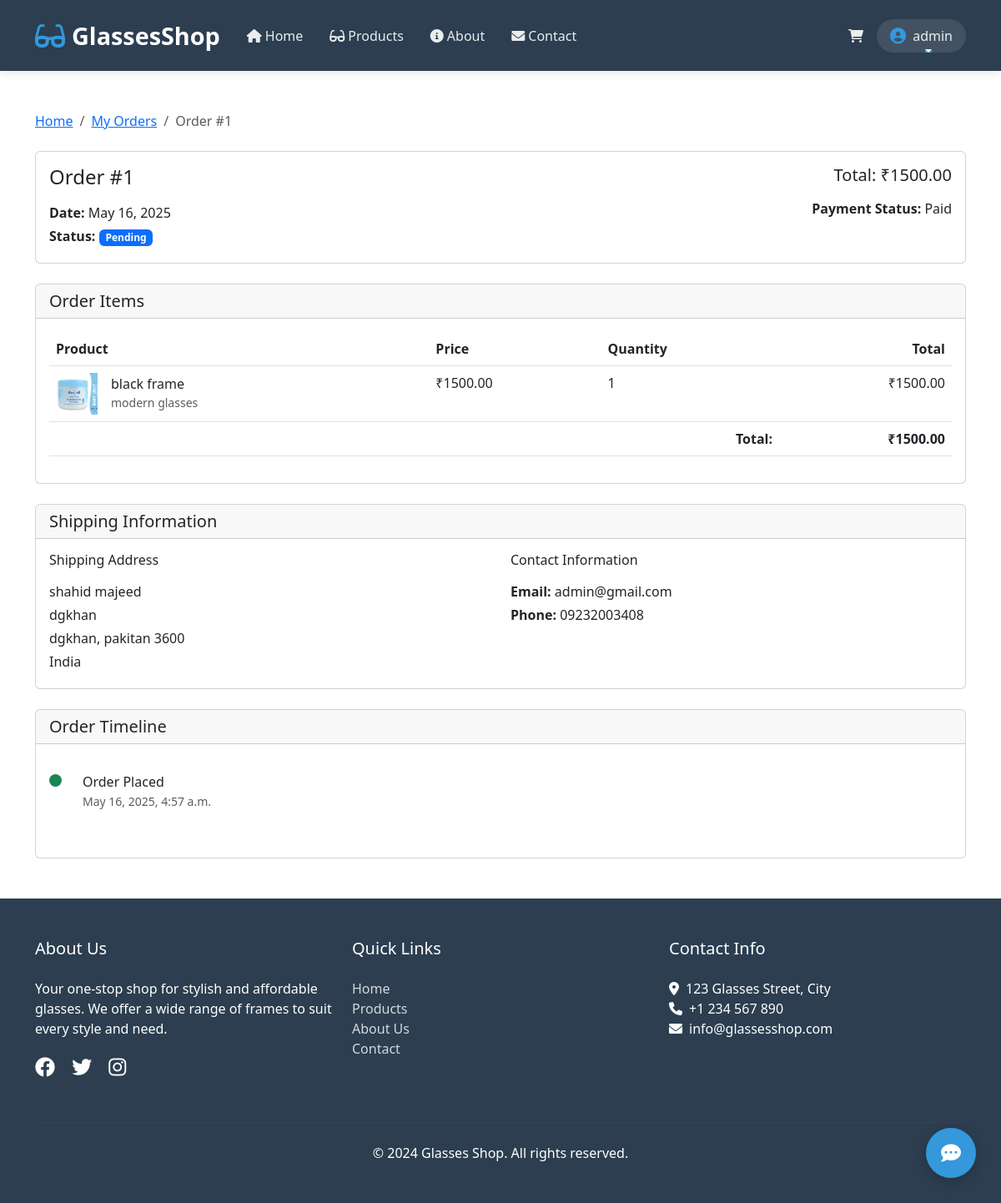
The page /order/1/ (signed in) on the database its author committed.
### glassesapp/models.py (models this page shows, shortened)
class Order(models.Model):
    STATUS_CHOICES = [
        ('pending', 'Pending'),
        ('processing', 'Processing'),
        ('shipped', 'Shipped'),
        ('delivered', 'Delivered'),
        ('cancelled', 'Cancelled'),
    ]
    user = models.ForeignKey(User, on_delete=models.CASCADE, related_name='orders')
    first_name = models.CharField(max_length=100)
    last_name = models.CharField(max_length=100)
    email = models.EmailField()
    phone = models.CharField(max_length=20)
    shipping_address = models.CharField(max_length=255)
    shipping_city = models.CharField(max_length=100)
    shipping_state = models.CharField(max_length=100)
    shipping_zip = models.CharField(max_length=20)
    shipping_country = models.CharField(max_length=100)
    total_price = models.DecimalField(max_digits=10, decimal_places=2)
    status = models.CharField(max_length=20, choices=STATUS_CHOICES, default='pending')
    created_at = models.DateTimeField(auto_now_add=True)
    updated_at = models.DateTimeField(auto_now=True)

class OrderItem(models.Model):
    order = models.ForeignKey(Order, on_delete=models.CASCADE, related_name='items')
    product = models.ForeignKey(Product, on_delete=models.CASCADE)
    quantity = models.PositiveIntegerField()
    price = models.DecimalField(max_digits=10, decimal_places=2)
    created_at = models.DateTimeField(auto_now_add=True)
    @property
    def total_price(self):
        return self.quantity * self.price

class Product(models.Model):
    name = models.CharField(max_length=200)
    slug = models.SlugField(unique=True, blank=True)
    category = models.ForeignKey(Category, on_delete=models.CASCADE, related_name='products')
    description = models.TextField()
    price = models.DecimalField(max_digits=10, decimal_places=2)  # Price in Rs
    stock = models.PositiveIntegerField(default=0)
    is_available = models.BooleanField(default=True)
    created_at = models.DateTimeField(auto_now_add=True)
    updated_at = models.DateTimeField(auto_now=True)

class ProductImage(models.Model):
    product = models.ForeignKey(Product, on_delete=models.CASCADE, related_name='images')
    image = models.ImageField(upload_to='products/')
    is_primary = models.BooleanField(default=False)
    created_at = models.DateTimeField(auto_now_add=True)

class Category(models.Model):
    name = models.CharField(max_length=100)
    slug = models.SlugField(unique=True, blank=True)
    description = models.TextField(blank=True)
    created_at = models.DateTimeField(auto_now_add=True)
    class Meta:
        verbose_name_plural = "Categories"

### glassesapp/views.py (the view)
# urls.py: path('order/<int:order_id>/', views.order_detail, name='order_detail'),
@login_required
def order_detail(request, order_id):
    order = get_object_or_404(Order, id=order_id, user=request.user)
    return render(request, 'glassesapp/order_detail.html', {
        'order': order
    })

### glassesapp/templates/glassesapp/order_detail.html (shortened to what this page needs)
{% extends 'glassesapp/base.html' %}
{% block content %}
<div class="container py-5">
    <nav aria-label="breadcrumb" class="mb-4">
        <ol class="breadcrumb">
            <li class="breadcrumb-item"><a href="{% url 'home' %}">Home</a></li>
            <li class="breadcrumb-item"><a href="{% url 'profile' %}#orders">My Orders</a></li>
            <li class="breadcrumb-item active" aria-current="page">Order #{{ order.id }}</li>
        </ol>
    </nav>
    <div class="card mb-4">
        <div class="card-body">
            <div class="row">
                <div class="col-md-6">
                    <h4 class="mb-3">Order #{{ order.id }}</h4>
                    <p class="mb-1"><strong>Date:</strong> {{ order.created_at|date:"F j, Y" }}</p>
                    <p class="mb-1"><strong>Status:</strong>
                        <span class="badge {% if order.status == 'delivered' %}bg-success{% elif order.status == 'cancelled' %}bg-danger{% else %}bg-primary{% endif %}">
                            {{ order.get_status_display }}
                        </span>
                    </p>
                </div>
                <div class="col-md-6 text-md-end">
                    <h5 class="mb-3">Total: ₹{{ order.total_price }}</h5>
                    <p class="mb-1"><strong>Payment Status:</strong> Paid</p>
                </div>
            </div>
        </div>
    </div>
    <div class="card mb-4">
        <div class="card-header">
            <h5 class="mb-0">Order Items</h5>
        </div>
        <div class="card-body">
            <div class="table-responsive">
                <table class="table">
                    <thead>
                        <tr>
                            <th>Product</th>
                            <th>Price</th>
                            <th>Quantity</th>
                            <th class="text-end">Total</th>
                        </tr>
                    </thead>
                    <tbody>
                        {% for item in order.items.all %}
                        <tr>
                            <td>
                                <div class="d-flex align-items-center">
                                    {% if item.product.images.exists %}
                                    <img src="{{ item.product.images.first.image.url }}" alt="{{ item.product.name }}" class="me-3" style="width: 50px; height: 50px; object-fit: cover;">
                                    {% endif %}
                                    <div>
                                        <h6 class="mb-0">{{ item.product.name }}</h6>
                                        <small class="text-muted">{{ item.product.category.name }}</small>
                                    </div>
                                </div>
                            </td>
                            <td>₹{{ item.price }}</td>
                            <td>{{ item.quantity }}</td>
                            <td class="text-end">₹{{ item.total_price }}</td>
                        </tr>
                        {% endfor %}
                    </tbody>
                    <tfoot>
                        <tr>
                            <td colspan="3" class="text-end"><strong>Total:</strong></td>
                            <td class="text-end"><strong>₹{{ order.total_price }}</strong></td>
                        </tr>
                    </tfoot>
                </table>
            </div>
        </div>
    </div>
    <div class="card mb-4">
        <div class="card-header">
            <h5 class="mb-0">Shipping Information</h5>
        </div>
        <div class="card-body">
            <div class="row">
                <div class="col-md-6">
                    <h6 class="mb-3">Shipping Address</h6>
                    <p class="mb-1">{{ order.first_name }} {{ order.last_name }}</p>
                    <p class="mb-1">{{ order.shipping_address }}</p>
                    <p class="mb-1">{{ order.shipping_city }}, {{ order.shipping_state }} {{ order.shipping_zip }}</p>
                    <p class="mb-1">{{ order.shipping_country }}</p>
                </div>
                <div class="col-md-6">
                    <h6 class="mb-3">Contact Information</h6>
                    <p class="mb-1"><strong>Email:</strong> {{ order.email }}</p>
                    <p class="mb-1"><strong>Phone:</strong> {{ order.phone }}</p>
                </div>
            </div>
        </div>
    </div>
    <div class="card">
        <div class="card-header">
            <h5 class="mb-0">Order Timeline</h5>
        </div>
        <div class="card-body">
            <div class="timeline">
                <div class="timeline-item">
                    <div class="timeline-marker bg-success"></div>
                    <div class="timeline-content">
                        <h6 class="mb-0">Order Placed</h6>
                        <small class="text-muted">{{ order.created_at|date:"F j, Y, g:i a" }}</small>
                    </div>
                </div>
            </div>
        </div>
    </div>
</div>
{% endblock %}

### glassesapp/templates/glassesapp/base.html (shortened to what this page needs)
{% load static %}
<!DOCTYPE html>
<html lang="en">
<head>
    <link href="https://cdn.jsdelivr.net/npm/bootstrap@5.3.0/dist/css/bootstrap.min.css" rel="stylesheet">
    <link href="https://cdnjs.cloudflare.com/ajax/libs/font-awesome/6.0.0/css/all.min.css" rel="stylesheet">
    <link href="https://cdnjs.cloudflare.com/ajax/libs/animate.css/4.1.1/animate.min.css" rel="stylesheet">
</head>
<body>
    <nav class="navbar navbar-expand-lg navbar-dark">
        <div class="container">
            <a class="navbar-brand" href="{% url 'home' %}">
                <i class="fas fa-glasses"></i>
                <span>Glasses<span class="text-accent">Shop</span></span>
            </a>
            <div class="collapse navbar-collapse" id="navbarNav">
                <ul class="navbar-nav me-auto">
                    <li class="nav-item">
                        <a class="nav-link" href="{% url 'home' %}">
                            <i class="fas fa-home me-1"></i>Home
                        </a>
                    </li>
                    <li class="nav-item">
                        <a class="nav-link" href="{% url 'product_list' %}">
                            <i class="fas fa-glasses me-1"></i>Products
                        </a>
                    </li>
                    <li class="nav-item">
                        <a class="nav-link" href="{% url 'about' %}">
                            <i class="fas fa-info-circle me-1"></i>About
                        </a>
                    </li>
                    <li class="nav-item">
                        <a class="nav-link" href="{% url 'contact' %}">
                            <i class="fas fa-envelope me-1"></i>Contact
                        </a>
                    </li>
                </ul>
                <ul class="navbar-nav">
                    {% if user.is_authenticated %}
                    <li class="nav-item">
                        <a class="nav-link cart-icon" href="{% url 'cart' %}">
                            <i class="fas fa-shopping-cart"></i>
                        </a>
                    </li>
                    <li class="nav-item dropdown user-dropdown">
                        <a class="nav-link dropdown-toggle" href="#" id="userDropdown" role="button" data-bs-toggle="dropdown">
                            <i class="fas fa-user-circle"></i>
                            <span>{{ user.username }}</span>
                        </a>
                    </li>
                    {% endif %}
                </ul>
            </div>
        </div>
    </nav>
    <main>
        {% block content %}{% endblock %}
    </main>
    <footer class="footer">
        <div class="container">
            <div class="row">
                <div class="col-md-4 mb-4">
                    <h5>About Us</h5>
                    <p>Your one-stop shop for stylish and affordable glasses. We offer a wide range of frames to suit every style and need.</p>
                    <div class="mt-3">
                        <a href="#" class="social-link"><i class="fab fa-facebook"></i></a>
                        <a href="#" class="social-link"><i class="fab fa-twitter"></i></a>
                        <a href="#" class="social-link"><i class="fab fa-instagram"></i></a>
                    </div>
                </div>
                <div class="col-md-4 mb-4">
                    <h5>Quick Links</h5>
                    <ul class="list-unstyled">
                        <li><a href="{% url 'home' %}" class="footer-link">Home</a></li>
                        <li><a href="{% url 'product_list' %}" class="footer-link">Products</a></li>
                        <li><a href="{% url 'about' %}" class="footer-link">About Us</a></li>
                        <li><a href="{% url 'contact' %}" class="footer-link">Contact</a></li>
                    </ul>
                </div>
                <div class="col-md-4 mb-4">
                    <h5>Contact Info</h5>
                    <ul class="list-unstyled">
                        <li><i class="fas fa-map-marker-alt me-2"></i>123 Glasses Street, City</li>
                        <li><i class="fas fa-phone me-2"></i>+1 234 567 890</li>
                        <li><i class="fas fa-envelope me-2"></i>info@glassesshop.com</li>
                    </ul>
                </div>
            </div>
            <hr class="mt-4 mb-4" style="border-color: rgba(255,255,255,0.1);">
            <div class="text-center">
                <p class="mb-0">&copy; 2024 Glasses Shop. All rights reserved.</p>
            </div>
        </div>
    </footer>
    <div class="chatbot-container">
        <button class="chat-toggle-btn" id="chatToggleBtn">
            <i class="fas fa-comment-dots"></i>
        </button>
    </div>
</body>
</html>

### glassesapp/templates/glassesapp/base.html (style rules this page uses)
:root { --primary-color: #2c3e50; --secondary-color: #e74c3c; --accent-color: #3498db; }
body { font-family: 'Segoe UI', Tahoma, Geneva, Verdana, sans-serif; min-height: 100vh; display: flex; flex-direction: column; }
.navbar { background-color: var(--primary-color); padding: 1rem 0; box-shadow: 0 2px 10px rgba(0,0,0,0.1); }
.navbar-brand { font-size: 1.8rem; font-weight: 700; color: white !important; display: flex; align-items: center; gap: 0.5rem; transition: transform 0.3s ease; }
.navbar-brand i { font-size: 2rem; color: var(--accent-color); }
.nav-link { color: rgba(255,255,255,0.9) !important; font-weight: 500; padding: 0.5rem 1rem !important; position: relative; transition: all 0.3s ease; }
.nav-link::after { content: ''; position: absolute; width: 0; height: 2px; bottom: 0; left: 50%; background-color: var(--accent-color); transition: all 0.3s ease; }
.cart-icon { position: relative; padding: 0.5rem; transition: transform 0.3s ease; }
.user-dropdown .dropdown-toggle { display: flex; align-items: center; gap: 0.5rem; padding: 0.5rem 1rem; border-radius: 50px; background-color: rgba(255,255,255,0.1); transition: all 0.3s ease; }
.user-dropdown .dropdown-toggle i { font-size: 1.2rem; color: var(--accent-color); }
.footer { background-color: var(--primary-color); color: white; padding: 3rem 0; margin-top: auto; }
.footer h5 { color: white; margin-bottom: 1.5rem; }
.footer-link { color: rgba(255,255,255,0.8); text-decoration: none; transition: color 0.3s ease; }
.social-link { color: white; font-size: 1.5rem; margin-right: 1rem; transition: color 0.3s ease; }
.chatbot-container { position: fixed; bottom: 30px; right: 30px; z-index: 1000; display: flex; flex-direction: column; align-items: flex-end; }
.chat-toggle-btn { width: 60px; height: 60px; border-radius: 50%; background-color: var(--accent-color); color: white; display: flex; justify-content: center; align-items: center; cursor: pointer; box-shadow: 0 4px 15px rgba(0, 0, 0, 0.2); transition: all 0.3s ease; border: none; }
.chat-toggle-btn i { font-size: 24px; }

### glassesapp/templates/glassesapp/order_detail.html (style rules this page uses)
.timeline { position: relative; padding: 20px 0; }
.timeline-item { position: relative; padding-left: 40px; margin-bottom: 20px; }
.timeline-marker { position: absolute; left: 0; top: 0; width: 15px; height: 15px; border-radius: 50%; }

### rows shown on the page
Order: id "1", created_at "May 16, 2025", status "Pending", total_price "1500.00", first_name "shahid", last_name "majeed", shipping_address "dgkhan", shipping_city "dgkhan", shipping_state "pakitan", shipping_zip "3600", shipping_country "India", email "admin@gmail.com", phone "09232003408", created_at "May 16, 2025, 4:57 a.m."
OrderItem: product.images.first.image (picture), product.name "black frame", product.category.name "modern glasses", price "1500.00", quantity "1", total_price "1500.00"

### other values the page prints
{{ user.username }} "admin"
